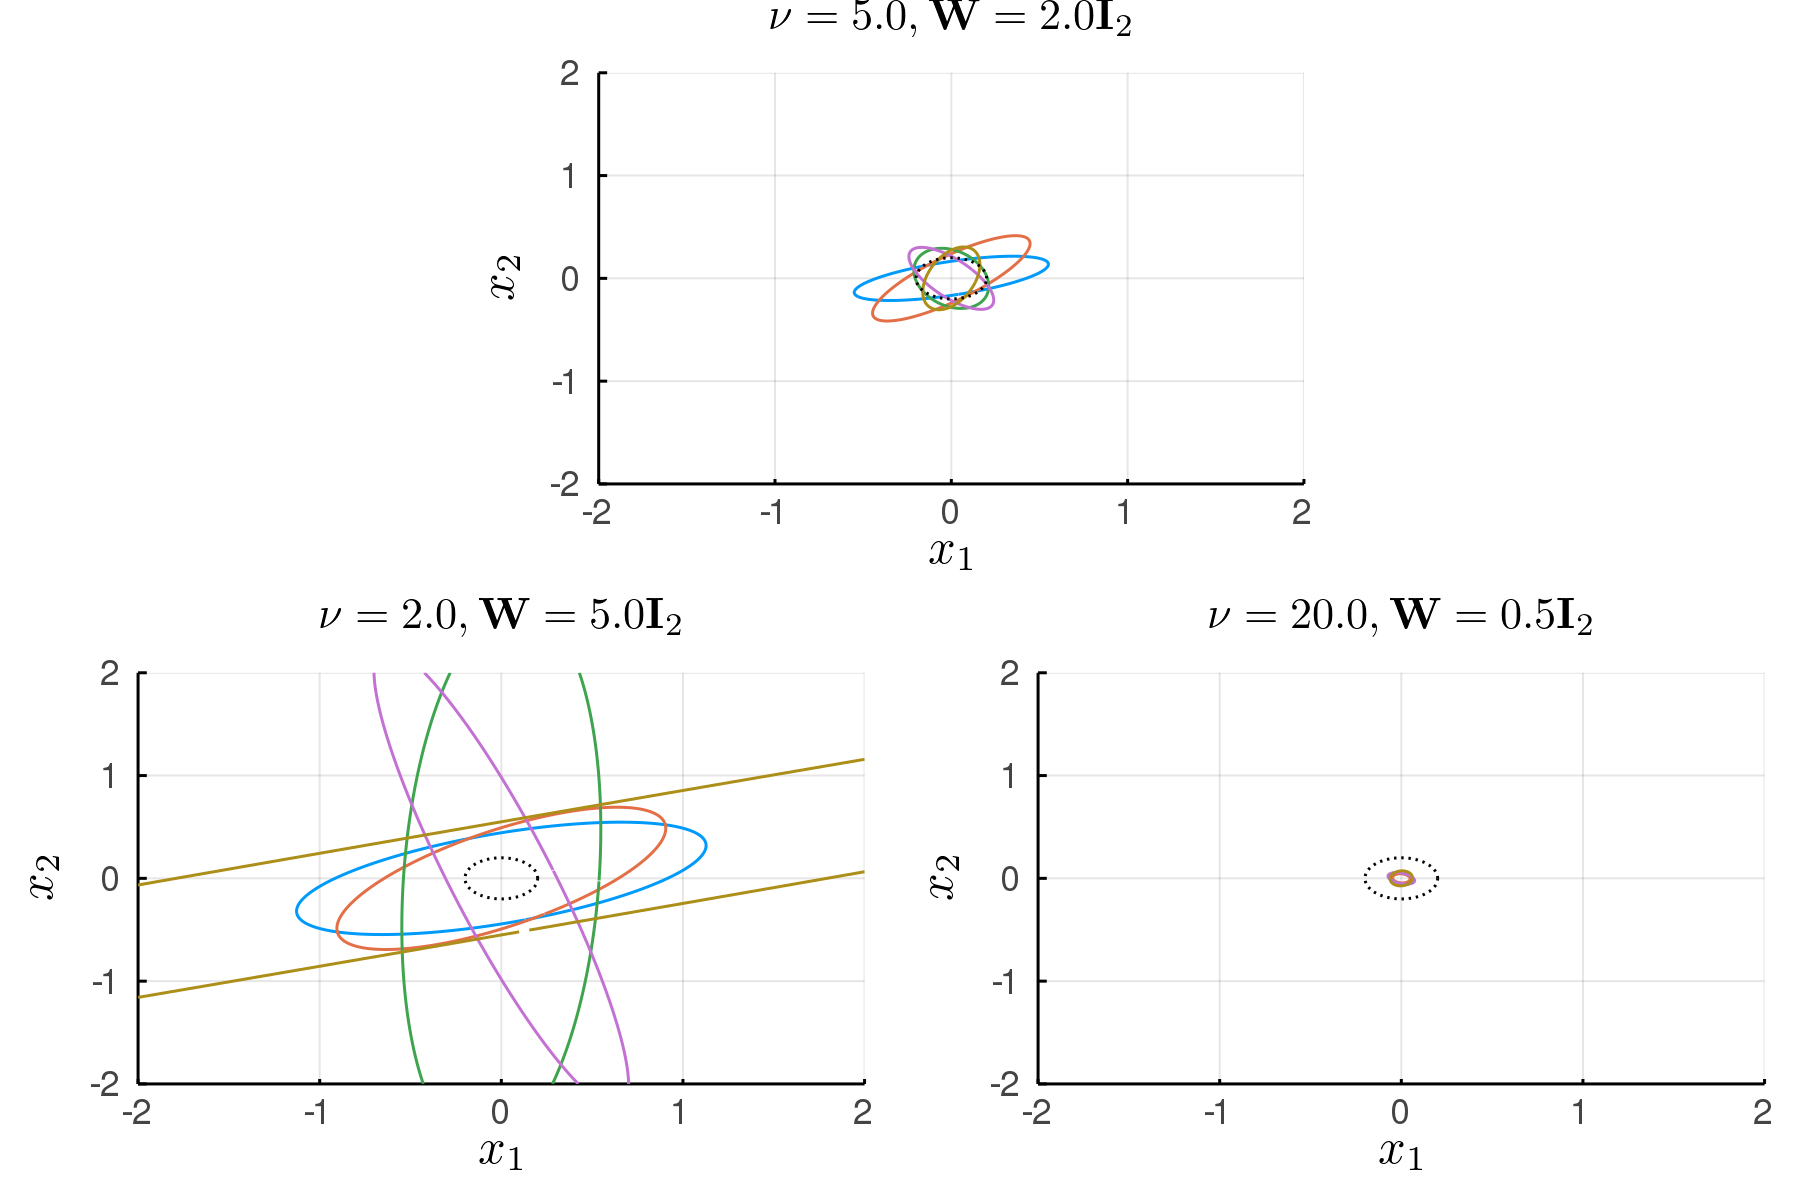

This chart was generated by the following Julia code:
using Plots
using Plots.PlotMeasures
using LaTeXStrings
using Distributions
using LinearAlgebra

function get_ellipse_data(A)
  eigval = eigvals(A)
  eigvec = eigvecs(A)
  conf_scale = 5.991 /200
  len_major_axis = 2 * sqrt(conf_scale*eigval[1])
  len_minor_axis = 2 * sqrt(conf_scale*eigval[2])
  v1x = eigvec[1,1]
  v1y = eigvec[1,2]
  α = atan(v1y/v1x)
  return len_major_axis, len_minor_axis, α
end


function plot_ellipse(len_major, len_minor, α; kwargs...)
  rot = [cos(α) -sin(α);
        sin(α) cos(α)]

  t = 0:0.01:2pi
  x = len_major*cos.(t)
  y = len_minor*sin.(t)
  ellipse_mat = [x y] * rot
  l = plot!(ellipse_mat[:,1], ellipse_mat[:,2],
            legend=:none, xlim=(-2,2), ylim=(-2,2),
            xlabel=L"x_1", ylabel=L"x_2",
            ; kwargs...)
  return l
end

l = @layout [a; b c]
N = 5

#### case 1 ####
ν= 5.0
W =  Matrix{Float64}(2.0I, 2,2)
samples = rand(InverseWishart(ν, W), N)
a = plot(title=L"\nu=5.0, \textbf{W}=2.0\textbf{I}_2",
        titlefont=10)
for A in samples
  ax1, ax2, α= get_ellipse_data(A)
  a = plot_ellipse(ax1, ax2, α,
      right_margin=40mm, left_margin=40mm)
end
Λ= ν*W
Σ= inv(Λ)  
a = plot_ellipse(Σ[1,1] .*2, Σ[2,2].*2, 0,
    linestyle=:dot, linecolor=:black,
    right_margin=40mm, left_margin=40mm)

#### case 2 ####
ν= 2.0
W =  Matrix{Float64}(5.0I, 2,2)
samples = rand(InverseWishart(ν, W), N)
b = plot(title=L"\nu=2.0, \textbf{W}=5.0\textbf{I}_2",
        titlefont=10)
for A in samples
  ax1, ax2, α= get_ellipse_data(A)
  b = plot_ellipse(ax1, ax2, α)
end
Λ= ν*W
Σ= inv(Λ)  
b = plot_ellipse(Σ[1,1].*2, Σ[2,2].*2, 0,
    linestyle=:dot, linecolor=:black)


#### case 3 ####
ν= 20.0
W =  Matrix{Float64}(0.5I, 2,2)
samples = rand(InverseWishart(ν, W), N)
c = plot(title=L"\nu=20.0, \textbf{W}=0.5\textbf{I}_2",
        titlefont=10)
for A in samples
  ax1, ax2, α= get_ellipse_data(A)
  c = plot_ellipse(ax1, ax2, α)
end
Λ= ν*W
Σ= inv(Λ)  
c = plot_ellipse(Σ[1,1].*2, Σ[2,2].*2, 0,
    linestyle=:dot, linecolor=:black)



plot(a,b,c, layout=l, dpi=300)
savefig("fig_2_13.png")
